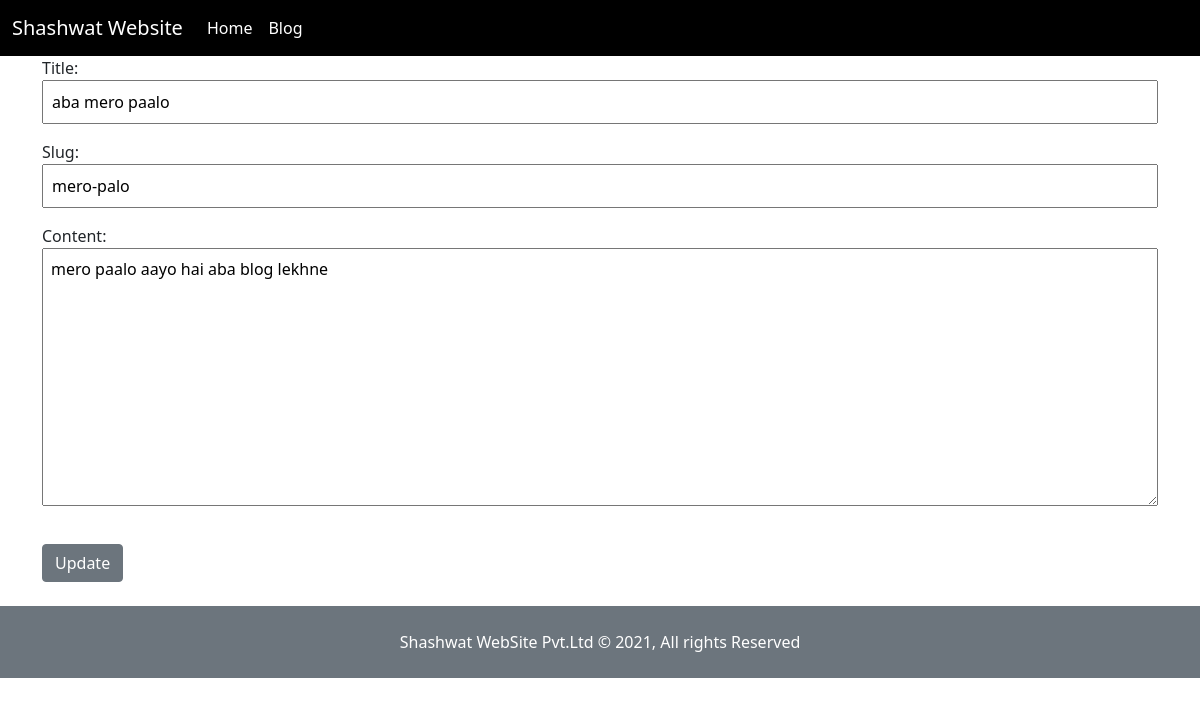
/blogs/edit/mero-palo, run on the app's committed database.
### blog/models.py (models this page shows)
class BlogPost(models.Model):
    title = models.CharField(max_length=120)
    slug = models.SlugField(unique=True)
    content = RichTextField(blank=True, null=True)

### blog/views.py (the view)
# urls.py: path('edit/<str:slug>', update_blog),
def update_blog(request, slug):
    template_name = "update_blog.html"
    blog_obj = BlogPost.objects.get(slug=slug)
    form = BlogPostModelForm(request.POST or None, instance=blog_obj)
    if form.is_valid():
        form.save()
    context = {"blog": blog_obj, "form": form}
    return render(request, template_name, context)

### blog/forms.py (shortened to what this page needs)
class BlogPostModelForm(ModelForm):
    class Meta:
        model = BlogPost
        fields = ["title", "slug", "content"]

### blog/templates/update_blog.html (shortened to what this page needs)
{% extends 'base.html' %}
{% block link_css %}
{% load static %}
<link rel="stylesheet" href="{% static 'scss/create_blog.css' %}">
{% endblock %}
{% block content %}
<form method="POST" class="container"> {% csrf_token %}
    {{form.as_p | safe}}
    <button type="submit" class="btn btn-secondary mt-3 mb-4">Update</button>
</form>
{% endblock %}

### blog/static/scss/create_blog.css (style rules this page uses)
input, textarea { width: 100% !important; outline: none; padding: 0.5rem; }

### data on the page
BlogPost: title "aba mero paalo", slug "mero-palo", content "mero paalo aayo hai aba blog lekhne"
